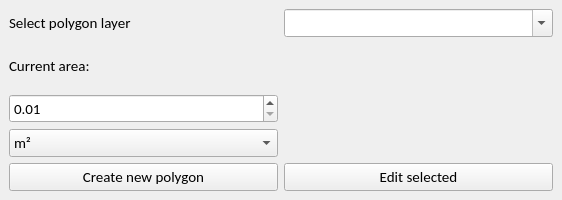
<?xml version="1.0" encoding="UTF-8"?>
<ui version="4.0">
 <class>AreaLimiterDockWidgetBase</class>
 <widget class="QDockWidget" name="AreaLimiterDockWidgetBase">
  <property name="geometry">
   <rect>
    <x>0</x>
    <y>0</y>
    <width>562</width>
    <height>200</height>
   </rect>
  </property>
  <property name="windowTitle">
   <string>AreaLimiter</string>
  </property>
  <widget class="QWidget" name="dockContents">
   <property name="font">
    <font>
     <family>Calibri</family>
     <pointsize>11</pointsize>
    </font>
   </property>
   <layout class="QGridLayout" name="gridLayout">
    <item row="1" column="0">
     <widget class="QLabel" name="labelStatus">
      <property name="text">
       <string>Current area:</string>
      </property>
     </widget>
    </item>
    <item row="2" column="0">
     <widget class="QDoubleSpinBox" name="spinTargetArea">
      <property name="minimum">
       <double>0.010000000000000</double>
      </property>
      <property name="maximum">
       <double>100000.000000000000000</double>
      </property>
     </widget>
    </item>
    <item row="4" column="0">
     <widget class="QPushButton" name="btnApply">
      <property name="font">
       <font>
        <family>Calibri</family>
        <pointsize>11</pointsize>
       </font>
      </property>
      <property name="text">
       <string>Create new polygon</string>
      </property>
     </widget>
    </item>
    <item row="0" column="0">
     <widget class="QLabel" name="label">
      <property name="text">
       <string>Select polygon layer</string>
      </property>
     </widget>
    </item>
    <item row="4" column="1">
     <widget class="QPushButton" name="btnEditSelected">
      <property name="text">
       <string>Edit selected</string>
      </property>
     </widget>
    </item>
    <item row="0" column="1">
     <widget class="QComboBox" name="comboLayer">
      <property name="font">
       <font>
        <family>Calibri</family>
        <pointsize>11</pointsize>
       </font>
      </property>
      <property name="editable">
       <bool>true</bool>
      </property>
     </widget>
    </item>
    <item row="3" column="0">
     <widget class="QComboBox" name="comboUnits">
      <item>
       <property name="text">
        <string>m²</string>
       </property>
      </item>
      <item>
       <property name="text">
        <string>ha</string>
       </property>
      </item>
     </widget>
    </item>
   </layout>
  </widget>
 </widget>
 <resources/>
 <connections/>
</ui>
